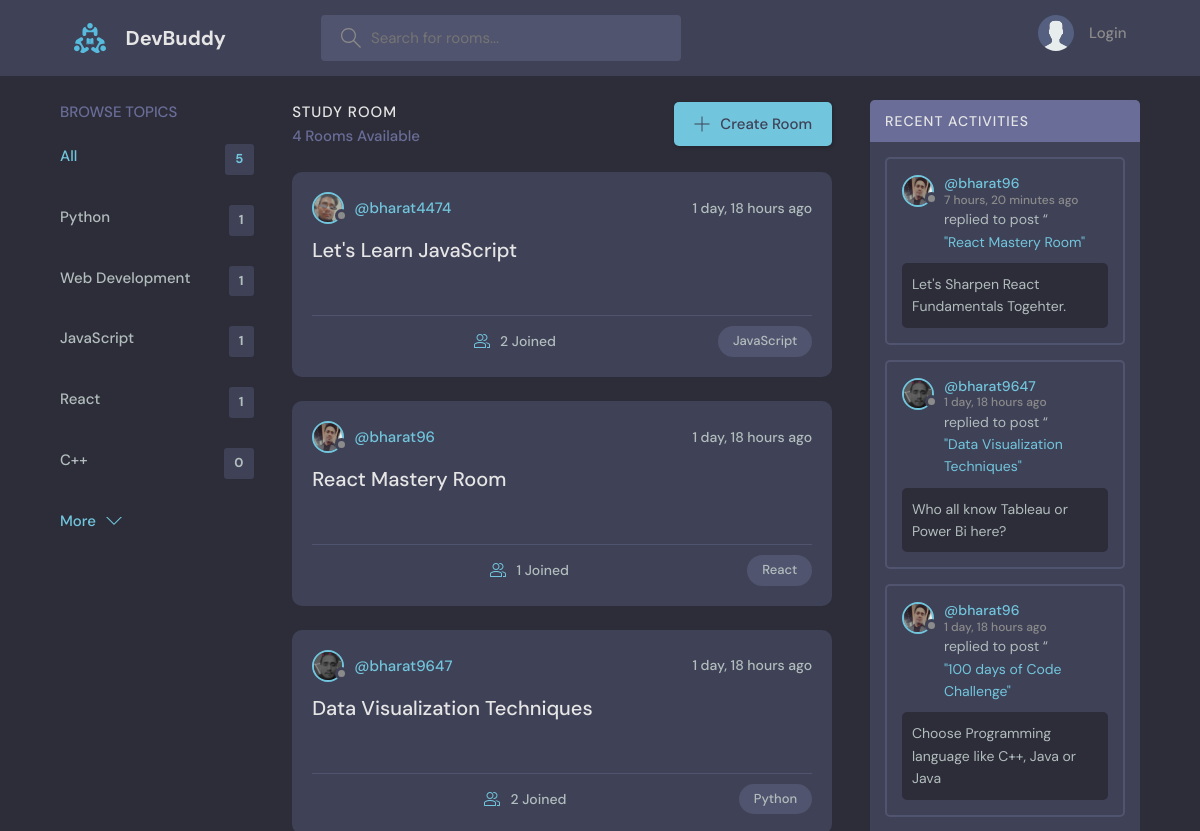
Before: / (upper part) with the older database file.
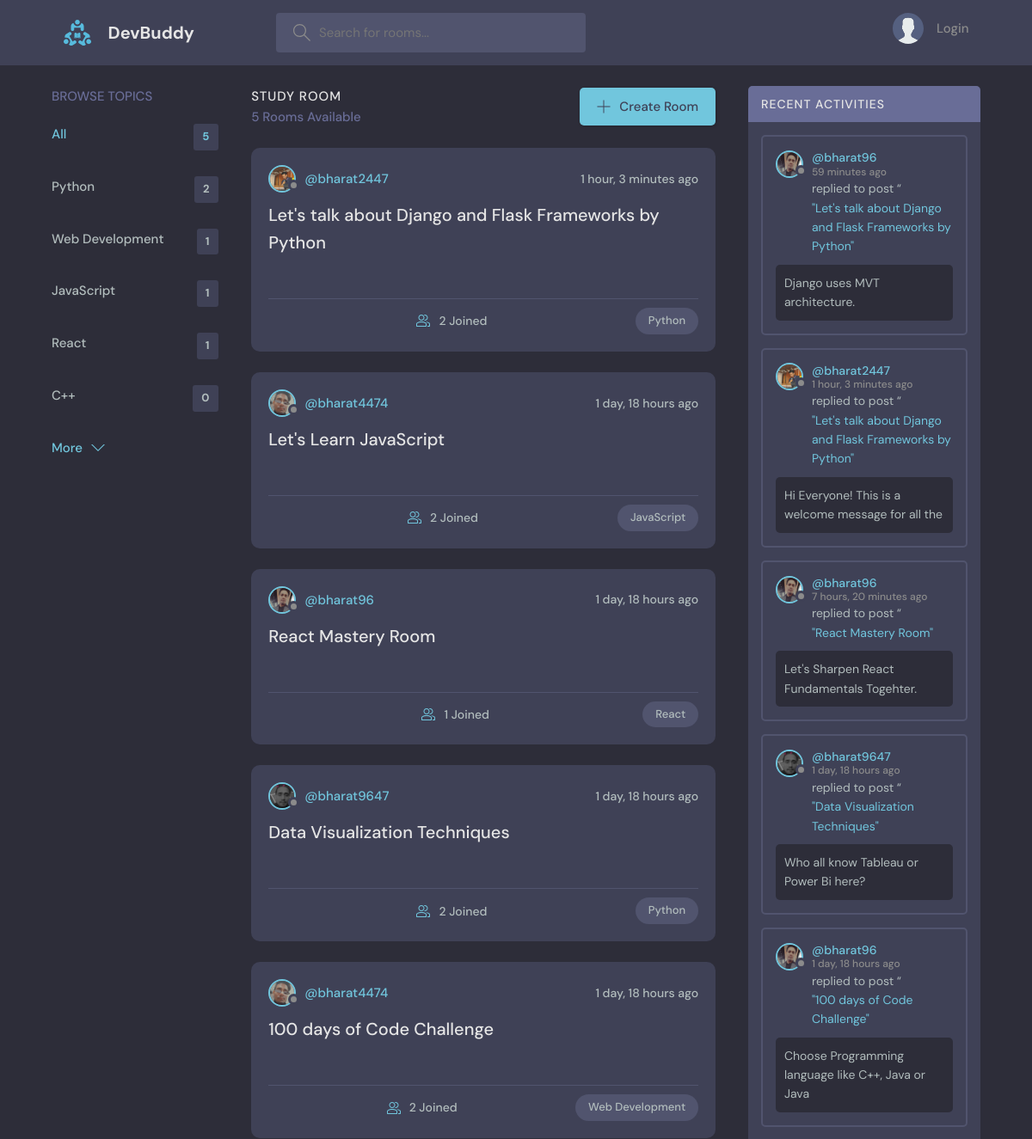
After: the same page with the newer database file.
### base/models.py (models this page shows, shortened)
class Topic(models.Model):
    name = models.CharField(max_length=200)

class Room(models.Model):
    host = models.ForeignKey(User, on_delete=models.SET_NULL, null=True)
    topic = models.ForeignKey(Topic, on_delete=models.SET_NULL, null=True)
    name = models.CharField(max_length=200)
    description = models.TextField(null=True, blank=True)       #null=True is for database and blank=True is for form.
    participants = models.ManyToManyField(User, related_name='participants', blank=True)
    updated = models.DateTimeField(auto_now=True)               #auto_now saves instance of date and time everytime database changes.
    created = models.DateTimeField(auto_now_add=True)           #auto_now_add only saves the instance of date and time once database is created.
    class Meta:
        ordering = ['-updated', '-created']
    def __str__(self):
        return self.name

class User(AbstractUser):
    name = models.CharField(max_length=200, null=True)
    email = models.EmailField(unique=True, null=True)
    bio = models.TextField(null=True)
    avatar = models.ImageField(null=True, default="avatar.svg")
    USERNAME_FIELD = 'email'
    REQUIRED_FIELDS = []

class Message(models.Model):
    user = models.ForeignKey(User, on_delete=models.CASCADE)
    room = models.ForeignKey(Room, on_delete=models.CASCADE)
    body = models.TextField()
    updated = models.DateTimeField(auto_now=True)
    created = models.DateTimeField(auto_now_add=True)
    class Meta:
        ordering = ['-updated', '-created']
    def __str__(self):
        return self.body[0:50]

### base/views.py (the view)
# urls.py: path('', views.home, name='home'),
def home(request):
    q = request.GET.get('q') if request.GET.get('q') != None else ''
    rooms = Room.objects.filter(
        Q(topic__name__icontains=q) |           #__icontains matches any value that contains the empty string, and every string contains the empty string.
        Q(name__icontains=q) |
        Q(description__icontains=q) |
        Q(host__username__icontains=q)
        )
    room_count = rooms.count()
    topics = Topic.objects.all()[0:5]
    room_messages = Message.objects.filter(room__topic__name__icontains=q)
    context = {'rooms':rooms, 'topics': topics, 'room_count': room_count, 'room_messages': room_messages}
    return render(request, 'base/home.html', context)

### base/templates/base/home.html (shortened to what this page needs)
{% extends 'main.html' %}
{% block content %}
    <main class="layout layout--3">
      <div class="container">
        {% include 'base/topics_component.html' %}
        <div class="roomList">
          <div class="roomList__header">
            <div>
              <h2>Study Room</h2>
              <p>{{ room_count }} Rooms Available</p>
            </div>
            <a class="btn btn--main" href="{% url 'create-room' %}">
              <svg version="1.1" xmlns="http://www.w3.org/2000/svg" width="32" height="32" viewBox="0 0 32 32">
                <title>add</title>
                <path
                  d="M16.943 0.943h-1.885v14.115h-14.115v1.885h14.115v14.115h1.885v-14.115h14.115v-1.885h-14.115v-14.115z"
                ></path>
              </svg>
              Create Room
            </a>
          </div>
            {% include 'base/feed_component.html' %}
        </div>
        {% include 'base/activity_component.html' %}
      </div>
    </main>
{% endblock %}

### base/templates/base/topics_component.html
<div class="topics">
    <div class="topics__header">
      <h2>Browse Topics</h2>
    </div>
    <ul class="topics__list">
      <li>
        <a href="{% url 'home' %}" class="active">All <span>{{topics.count}}</span></a>
      </li>
      {% for topic in topics %}
      <li>
        <a href="{% url 'home'%}?q={{ topic.name }}">{{ topic.name }}<span>{{topic.room_set.all.count}}</span></a>
      </li>
      {% endfor %}
    </ul>
    <a class="btn btn--link" href="{% url 'topics' %}">
      More
      <svg version="1.1" xmlns="http://www.w3.org/2000/svg" width="32" height="32" viewBox="0 0 32 32">
        <title>chevron-down</title>
        <path d="M16 21l-13-13h-3l16 16 16-16h-3l-13 13z"></path>
      </svg>
    </a>
  </div>

### base/templates/base/feed_component.html (shortened to what this page needs)
{% for room in rooms %}
    <div class="roomListRoom">
        <div class="roomListRoom__header">
        <a href="{% url 'user-profile' room.host.id %}" class="roomListRoom__author">
            <div class="avatar avatar--small">
            <img src="{{ room.host.avatar.url }}" />
            </div>
            <span>@{{ room.host.username }}</span>
        </a>
        <div class="roomListRoom__actions">
            <span>{{ room.created|timesince }} ago</span>
        </div>
        </div>
        <div class="roomListRoom__content">
            <a href="{% url 'room' room.id %}">{{ room.name }}
        </div>
        <div class="roomListRoom__meta">
        <a href="{% url 'room' room.id %}" class="roomListRoom__joined">
            {{ room.participants.all.count }} Joined
        </a>
        <p class="roomListRoom__topic">{{ room.topic.name }}</p>
        </div>
    </div>
{% endfor %}

### base/templates/base/activity_component.html (shortened to what this page needs)
<div class="activities">
    <div class="activities__header">
      <h2>Recent Activities</h2>
    </div>
    {% for message in room_messages %}
    <div class="activities__box">
      <div class="activities__boxHeader roomListRoom__header">
        <a href="{% url 'user-profile' message.user.id %}" class="roomListRoom__author">
          <div class="avatar avatar--small">
            <img src="{{ message.user.avatar.url }}" />
          </div>
          <p>
            @{{ message.user.username }}
            <span>{{ message.created|timesince }} ago</span>
          </p>
        </a>
      </div>
      <div class="activities__boxContent">
        <p>replied to post “<a href="{% url 'room' message.room.id %}">"{{ message.room }}"</a></p>
        <div class="activities__boxRoomContent">
            {{ message }}
        </div>
      </div>
    </div>
    {% endfor %}
</div>

Changed rows visible on the page:
computed for Topic "Python": room_set.all.count "1" → "2"
added Room: host.avatar (picture), host.username "bharat2447", created "1 hour, 3 minutes", name "Let's talk about Django and Flask Frameworks by Python", participants.all.count "2", topic.name "Python"
now on this page (row unchanged): Room: host.avatar (picture), host.username "bharat4474", created "1 day, 18 hours", name "100 days of Code Challenge", participants.all.count "2", topic.name "Web Development"
added Message: user.avatar (picture), user.username "bharat96", created "59 minutes", room "Let's talk about Django and Flask Frameworks by Python", body "Django uses MVT architecture."
added Message: user.avatar (picture), user.username "bharat2447", created "1 hour, 3 minutes", room "Let's talk about Django and Flask Frameworks by Python", body "Hi Everyone! This is a welcome message for all the"
Other visible differences:
{{ room_count }}: "4" → "5"
